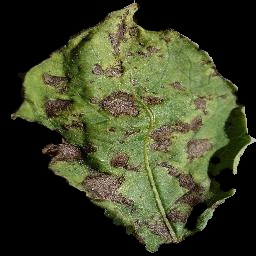
#> input picture models/test_prediction_vis.jpg, 256 x 256 px
$ python -i preprocessor.py   (imports and definitions only)
#> lines starting #> are read from the running program, lines starting #| are printed output that depends on the picture; after the words box and inside, x2 and y2 are one past the last pixel; in counts of white or black regions, pixels touching at a corner belong together
### src/config.py
"""Centralized configuration for dataset paths, training parameters, and classes."""

from pathlib import Path

# Base Paths
BASE_DIR = Path(__file__).resolve().parent.parent
DATA_DIR = BASE_DIR / "data"
RAW_DATA_DIR = DATA_DIR / "raw"
PROCESSED_DATA_DIR = DATA_DIR / "processed"
SAMPLES_DIR = DATA_DIR / "samples"
MODELS_DIR = BASE_DIR / "models"

# Model Artifacts
MODEL_PATH = MODELS_DIR / "potato_disease_model.keras"
HISTORY_PLOT_PATH = MODELS_DIR / "training_history.png"
CONFUSION_MATRIX_PATH = MODELS_DIR / "confusion_matrix.png"
METRICS_PATH = MODELS_DIR / "metrics.json"

# Dataset Specs (PlantVillage Potato subset)
CLASS_NAMES = [
    "Potato___Early_blight",
    "Potato___Late_blight",
    "Potato___healthy",
]

DISPLAY_NAMES = {
    "Potato___Early_blight": "Potato Early Blight (Alternaria solani)",
    "Potato___Late_blight": "Potato Late Blight (Phytophthora infestans)",
    "Potato___healthy": "Healthy Potato Leaf",
}

# Image & Training Hyperparameters
IMG_HEIGHT = 224
IMG_WIDTH = 224
IMG_SIZE = (IMG_HEIGHT, IMG_WIDTH)
CHANNELS = 3

BATCH_SIZE = 32
EPOCHS = 15
LEARNING_RATE = 1e-4
VALIDATION_SPLIT = 0.2
RANDOM_SEED = 42

# Ensure key directories exist
for directory in [DATA_DIR, RAW_DATA_DIR, PROCESSED_DATA_DIR, SAMPLES_DIR, MODELS_DIR]:
    directory.mkdir(parents=True, exist_ok=True)
#> further down, picture is the input picture: shape (256, 256, 3); mean B, G, R 38.3, 64, 59.8

### src/preprocessor.py
"""OpenCV image preprocessing pipeline for leaf segmentation, lesion enhancement, and inspection."""

from typing import Dict, Tuple, Optional
import cv2
import numpy as np

from src.config import IMG_HEIGHT, IMG_WIDTH


def load_image_from_bytes(image_bytes: bytes) -> np.ndarray:
    """Decodes raw image bytes into a BGR OpenCV NumPy array, handling EXIF orientation and formats."""
    if not image_bytes:
        raise ValueError("Received empty image byte stream.")
    file_bytes = np.asarray(bytearray(image_bytes), dtype=np.uint8)
    image_bgr = cv2.imdecode(file_bytes, cv2.IMREAD_COLOR)
    if image_bgr is not None:
        return image_bgr

    # Fallback to PIL for tricky formats or HEIC/transparency
    import io
    from PIL import Image, ImageOps
    pil_img = Image.open(io.BytesIO(image_bytes))
    pil_img = ImageOps.exif_transpose(pil_img)
    if pil_img.mode != "RGB":
        pil_img = pil_img.convert("RGB")
    image_rgb = np.array(pil_img, dtype=np.uint8)
    return cv2.cvtColor(image_rgb, cv2.COLOR_RGB2BGR)


def load_image_from_path(image_path: str) -> np.ndarray:
    """Loads an image from file path into a BGR OpenCV array."""
    image_bgr = cv2.imread(str(image_path), cv2.IMREAD_COLOR)
    if image_bgr is None:
        raise FileNotFoundError(f"Could not load image at path: {image_path}")
    return image_bgr


def segment_leaf(image_bgr: np.ndarray) -> Tuple[np.ndarray, np.ndarray]:
    """
    Segments the leaf and disease spots from background using HSV color thresholding.

    Returns:
        (segmented_bgr, binary_mask)
    """
    hsv = cv2.cvtColor(image_bgr, cv2.COLOR_BGR2HSV)
#> hsv: shape (256, 256, 3); mean H, S, V 23, 80.9, 65.7

    # Range 1: Healthy plant green foliage
    lower_green = np.array([25, 30, 30], dtype=np.uint8)
    upper_green = np.array([90, 255, 255], dtype=np.uint8)
    mask_green = cv2.inRange(hsv, lower_green, upper_green)
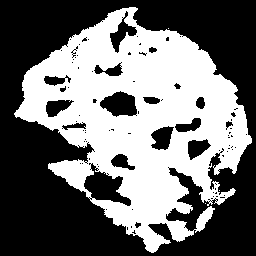
#> mask_green: shape (256, 256); 43.8% white; 4 white regions (3 under 20 px), largest, box (x1, y1, x2, y2) and area: (14, 7, 252, 253) 28708

    # Range 2: Necrotic, chlorotic, or dry blight spots (yellowish-brown to dark brown)
    lower_brown = np.array([8, 40, 20], dtype=np.uint8)
    upper_brown = np.array([28, 255, 220], dtype=np.uint8)
    mask_brown = cv2.inRange(hsv, lower_brown, upper_brown)
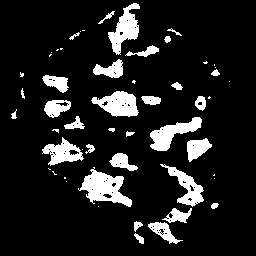
#> mask_brown: shape (256, 256); 12% white; 53 white regions (22 under 20 px), largest, box (x1, y1, x2, y2) and area: (78, 167, 132, 207) 1054, (108, 3, 140, 55) 773, (91, 91, 139, 117) 773

    # Combine masks to capture both green leaf tissue and lesion areas
    combined_mask = cv2.bitwise_or(mask_green, mask_brown)
#> combined_mask: shape (256, 256); 52.5% white; 146 black regions (138 under 20 px), largest, box (x1, y1, x2, y2) and area: (0, 0, 256, 256) 30493, (78, 145, 90, 164) 89, (69, 150, 79, 155) 33

    # Morphological noise cleanup (open to remove specks, close to seal gaps)
    kernel = cv2.getStructuringElement(cv2.MORPH_ELLIPSE, (5, 5))
    cleaned_mask = cv2.morphologyEx(combined_mask, cv2.MORPH_OPEN, kernel, iterations=1)
#> cleaned_mask: shape (256, 256); 51.5% white; 72 black regions (63 under 20 px), largest, box (x1, y1, x2, y2) and area: (0, 0, 256, 256) 30942, (68, 139, 100, 172) 290, (226, 119, 233, 138) 75
    cleaned_mask = cv2.morphologyEx(cleaned_mask, cv2.MORPH_CLOSE, kernel, iterations=2)
#> cleaned_mask: shape (256, 256); 53.3% white; 4 black regions

    # Apply mask over the original image
    segmented = cv2.bitwise_and(image_bgr, image_bgr, mask=cleaned_mask)

    return segmented, cleaned_mask


def enhance_lesions(image_bgr: np.ndarray) -> np.ndarray:
    """
    Applies CLAHE (Contrast Limited Adaptive Histogram Equalization) in LAB color space
    to bring out subtle fungal spot textures and leaf surface lesions.
    """
    lab = cv2.cvtColor(image_bgr, cv2.COLOR_BGR2LAB)
#> lab: shape (256, 256, 3); mean of channels 0, 1, 2 65.5, 122.2, 141.4
    l_channel, a_channel, b_channel = cv2.split(lab)
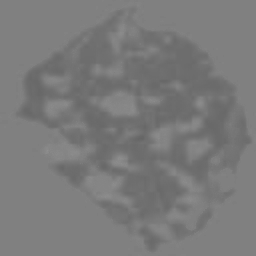
#> a_channel: shape (256, 256); min 101, max 143, mean 122.2
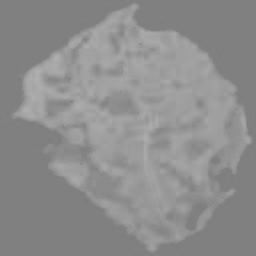
#> b_channel: shape (256, 256); min 126, max 176, mean 141.4

    clahe = cv2.createCLAHE(clipLimit=2.5, tileGridSize=(8, 8))
    enhanced_l = clahe.apply(l_channel)
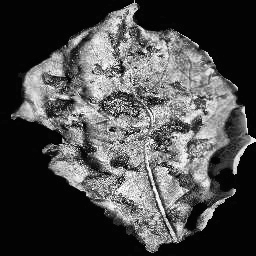
#> enhanced_l: shape (256, 256); min 1, max 255, mean 74.6

    enhanced_lab = cv2.merge([enhanced_l, a_channel, b_channel])
#> enhanced_lab: shape (256, 256, 3); mean of channels 0, 1, 2 74.6, 122.2, 141.4
    enhanced_bgr = cv2.cvtColor(enhanced_lab, cv2.COLOR_LAB2BGR)
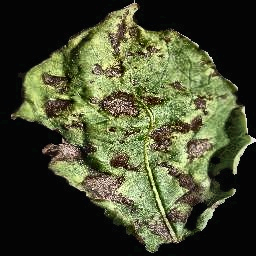
#> enhanced_bgr: shape (256, 256, 3); mean B, G, R 48.3, 74.3, 69.9
    return enhanced_bgr


def detect_leaf_contours(
    image_bgr: np.ndarray, binary_mask: np.ndarray
) -> Tuple[np.ndarray, Optional[Tuple[int, int, int, int]]]:
    """
    Finds the main leaf contour and draws a bounding box on a copy of the image.

    Returns:
        (annotated_bgr, bounding_box_tuple: (x, y, w, h) or None)
    """
    annotated = image_bgr.copy()
    contours, _ = cv2.findContours(binary_mask, cv2.RETR_EXTERNAL, cv2.CHAIN_APPROX_SIMPLE)
#> contours = 1 contour; box (x1, y1, x2, y2) and area: (12, 3, 256, 253) 34951

    if not contours:
        return annotated, None

    # Identify the largest contour corresponding to the leaf body
    largest_contour = max(contours, key=cv2.contourArea)
#> largest_contour = contour of 560 points, box (x1, y1, x2, y2) (12, 3, 256, 253), area 34951
    if cv2.contourArea(largest_contour) < 500:
        return annotated, None

    x, y, w, h = cv2.boundingRect(largest_contour)
#> x = 12; y = 3; w = 244; h = 250
    cv2.rectangle(annotated, (x, y), (x + w, y + h), (0, 255, 0), 2)
    cv2.drawContours(annotated, [largest_contour], -1, (0, 180, 255), 1)
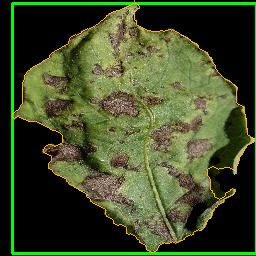
#> annotated: shape (256, 256, 3); mean B, G, R 37.6, 74.7, 62

    return annotated, (x, y, w, h)


def get_opencv_pipeline_views(image_bgr: np.ndarray) -> Dict[str, np.ndarray]:
    """
    Executes the full OpenCV preprocessing pipeline and returns RGB arrays
    ready for Streamlit display. All arrays are guaranteed uint8 3-channel RGB.
    """
    segmented_bgr, mask = segment_leaf(image_bgr)
    enhanced_bgr = enhance_lesions(image_bgr)
    annotated_bgr, bbox = detect_leaf_contours(image_bgr, mask)
#> bbox = (12, 3, 244, 250)

    # Convert mask to 3-channel RGB so all viewers render it reliably
    mask_rgb = cv2.cvtColor(mask, cv2.COLOR_GRAY2RGB)
#> mask_rgb: shape (256, 256, 3); 53.3% white; 4 black regions, box (x1, y1, x2, y2) and area: (0, 0, 256, 256) 30177, (186, 200, 209, 231) 314, (76, 146, 88, 156) 88, (211, 156, 220, 165) 57

    return {
        "original_rgb": np.ascontiguousarray(cv2.cvtColor(image_bgr, cv2.COLOR_BGR2RGB), dtype=np.uint8),
        "mask": np.ascontiguousarray(mask_rgb, dtype=np.uint8),
        "segmented_rgb": np.ascontiguousarray(cv2.cvtColor(segmented_bgr, cv2.COLOR_BGR2RGB), dtype=np.uint8),
        "enhanced_rgb": np.ascontiguousarray(cv2.cvtColor(enhanced_bgr, cv2.COLOR_BGR2RGB), dtype=np.uint8),
        "contour_rgb": np.ascontiguousarray(cv2.cvtColor(annotated_bgr, cv2.COLOR_BGR2RGB), dtype=np.uint8),
        "bbox": bbox,
    }


def preprocess_for_inference(
    image_bgr: np.ndarray, target_size: Tuple[int, int] = (IMG_HEIGHT, IMG_WIDTH)
) -> np.ndarray:
    """
    Resizes and prepares image array for TensorFlow/Keras MobileNetV2 input.
    Uses bilinear interpolation (cv2.INTER_LINEAR) matching tf.image.resize.
    """
    rgb = cv2.cvtColor(image_bgr, cv2.COLOR_BGR2RGB)
    resized = cv2.resize(rgb, target_size, interpolation=cv2.INTER_LINEAR)
    expanded = np.expand_dims(resized, axis=0).astype(np.float32)
    return expanded

>>> import cv2
>>> picture = cv2.imread('../models/test_prediction_vis.jpg')
>>> result = get_opencv_pipeline_views(picture)
#> result = 6 items
